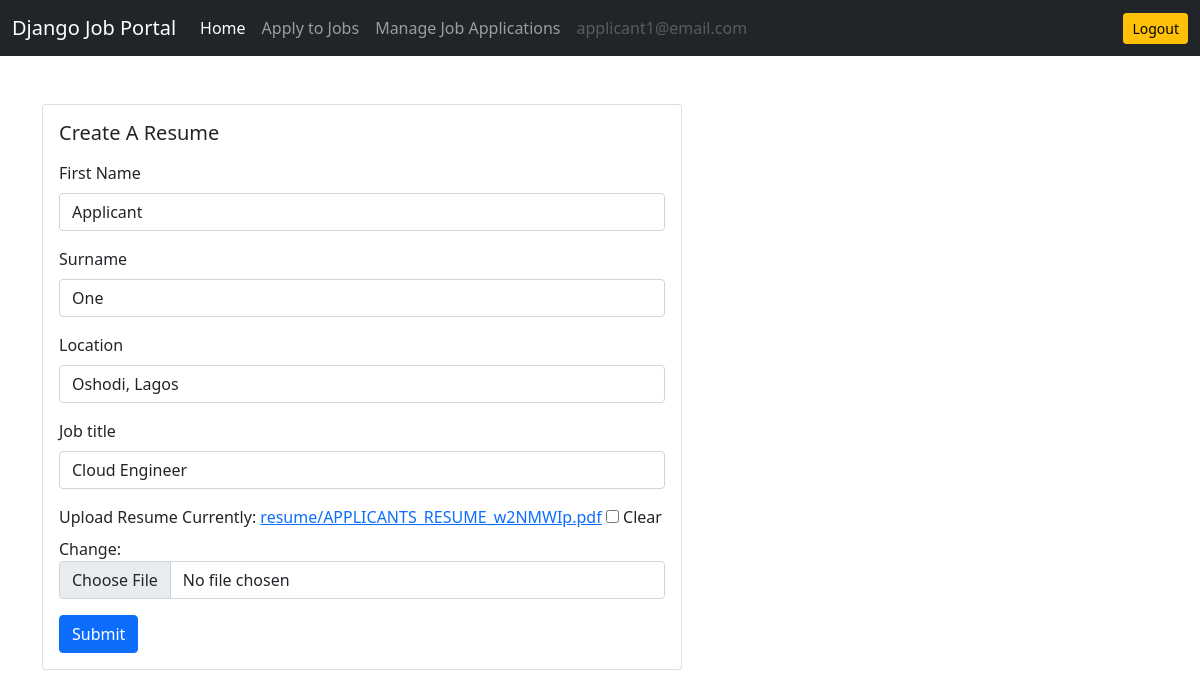
/resume/update-resume/ (signed in), run on the app's committed database.
### users/models.py (models this page shows)
class User(AbstractUser):
    email = models.EmailField(unique=True)
    is_recruiter = models.BooleanField(default=False)
    is_applicant = models.BooleanField(default=False)
    has_resume = models.BooleanField(default=False)
    has_company = models.BooleanField(default=False)

### resume/models.py (models this page shows, shortened)
class Resume(models.Model):
    user = models.OneToOneField(User, on_delete=models.CASCADE)
    first_name = models.CharField(max_length=100, null=True, blank=True)
    surname = models.CharField(max_length=100, null=True, blank=True)
    location = models.CharField(max_length=100, null=True, blank=True)
    job_title = models.CharField(max_length=100, null=True, blank=True)
    upload_resume = models.FileField(upload_to='resume', null=True, blank=True)

### resume/views.py (the view)
# urls.py: path('update-resume/', views.update_resume, name='update-resume'),
def update_resume(request):
    if request.user.is_applicant:
        resume = Resume.objects.get(user=request.user)
        if request.method == 'POST':
            form = UpdateResumeForm(request.POST, request.FILES, instance=resume)
            if form.is_valid():
                var = form.save(commit=False)
                user = User.objects.get(pk=request.user.id)
                user.has_resume = True
                user.save()
                var.save()
                messages.info(request, 'Your resume info has been updated.')
                return redirect('dashboard')
            else:
                messages.warning(request, 'Something went wrong')
        else:
            form = UpdateResumeForm(instance=resume)
            context = {'form':form}
            return render(request, 'resume/update_resume.html', context)
    else:
        messages.warning(request, 'Permission denied')
        return redirect('dashboard')

### resume/form.py
class UpdateResumeForm(forms.ModelForm):
    class Meta:
        model = Resume
        exclude = ('user',)

### templates/resume/update_resume.html (shortened to what this page needs)
{% extends 'base.html' %}
{% load widget_tweaks %}
{% block content %}
<div class="row">
    <div class="col-md-6">
        <div class="card mx-auto" style="width: 40rem;">
            <div class="card-body">
                <h5 class="card-title mb-3">Create A Resume</h5>
                <form method="POST" enctype="multipart/form-data">
                    <div class="mb-3">
                        <label for="exampleInputEmail1" class="form-label">First Name</label>
                        {% render_field form.first_name class="form-control" %}
                    </div>
                    <div class="mb-3">
                        <label for="exampleInputEmail1" class="form-label">Surname</label>
                        {% render_field form.surname class="form-control" %}
                    </div>
                    <div class="mb-3">
                        <label for="exampleInputEmail1" class="form-label">Location</label>
                        {% render_field form.location class="form-control" %}
                    </div>
                    <div class="mb-3">
                        <label for="exampleInputEmail1" class="form-label">Job title</label>
                        {% render_field form.job_title class="form-control" %}
                    </div>
                    <div class="mb-3">
                        <label for="exampleInputEmail1" class="form-label">Upload Resume</label>
                        {% render_field form.upload_resume class="form-control" %}
                    </div>
                    <button type="submit" class="btn btn-primary">Submit</button>
                </form>
            </div>
        </div>
    </div>
</div>
{% endblock content %}

### templates/base.html (shortened to what this page needs)
<!doctype html>
<html lang="en">
<head>
    <link href="https://cdn.jsdelivr.net/npm/bootstrap@5.0.2/dist/css/bootstrap.min.css" rel="stylesheet"
>
</head>
<body>
    <nav class="navbar navbar-expand-lg navbar-dark bg-dark">
        <div class="container-fluid">
            <a class="navbar-brand" href="{% url 'home' %}">Django Job Portal</a>
            <div class="collapse navbar-collapse" id="navbarSupportedContent">
                {% if request.user.is_authenticated %}
                {% if request.user.is_applicant %}
                <ul class="navbar-nav me-auto mb-2 mb-lg-0">
                    <li class="nav-item">
                        <a class="nav-link active" aria-current="page" href="#">Home</a>
                    </li>
                    {% if request.user.has_resume %}
                    <li class="nav-item">
                        <a class="nav-link" href="{% url 'job-listing' %}">Apply to Jobs</a>
                    </li>
                    <li class="nav-item">
                        <a class="nav-link" aria-current="page" href="{% url 'applied-jobs' %}">Manage Job Applications</a>
                    </li>
                    {% else %}
                    <li class="nav-item">
                        <a class="nav-link" href="{% url 'update-resume' %}">Create Resume</a>
                    </li>
                    {% endif %}
                    <li class="nav-item">
                        <a class="nav-link disabled" href="#" tabindex="-1" aria-disabled="true">{{request.user.email}}</a>
                    </li>
                </ul>
                <a href="{% url 'logout' %}" class="btn btn-warning btn-sm">Logout</a>
                {% endif %}
                {% endif %}
            </div>
        </div>
    </nav>
    <div class="container mt-5">
        {% block content %}
        {% endblock content %}
    </div>
</body>
</html>

### data on the page
User: user.email "applicant1@email.com"
Resume: first_name "Applicant", surname "One", location "Oshodi, Lagos", job_title "Cloud Engineer"
